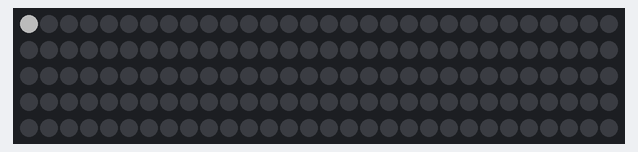
The sketch below on a simulated Arduino Uno, built for the host (arithmetic inside an expression is 32-bit, double 64-bit). On the bench: 150 RGB LEDs in strip order, left to right, continuing on the next row. Dim RGB values are drawn brighter than linear.

Above: at 0.15 s.
At 1.07 s:
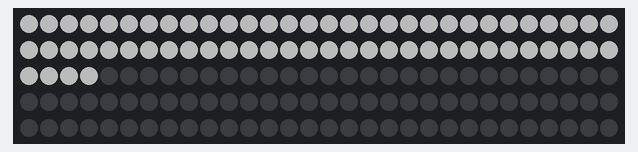
At 1.68 s:
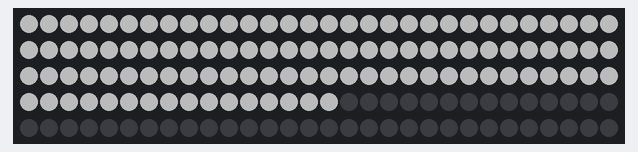
At 2.2 s:
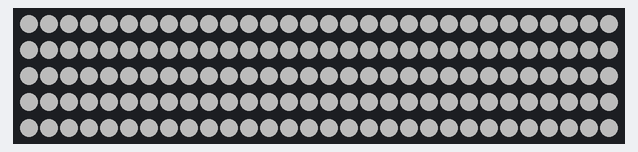

The sketch:

livingligths.ino
```cpp
#include <FastLED.h>
#define NUM_LEDS 150
#define DATA_PIN A5

CRGB leds[NUM_LEDS];
int p;int k;int kind=0; int whitelight;


void setup() {
  pinMode(DATA_PIN, OUTPUT);
  FastLED.addLeds<NEOPIXEL, DATA_PIN>(leds, NUM_LEDS);
  Serial.begin(9600);
  FastLED.clear();
}

void loop() {


  k = 0;
  while(k <= 150){
            leds[k] = CRGB::White;
            k = k+1;
            //leds[k] %= 10;
            FastLED.setBrightness(75);
            FastLED.show();
            delay(10);
  }
}
```
